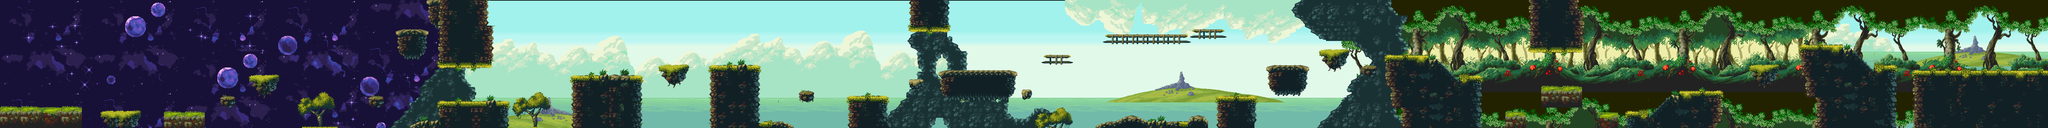

Rendered tile map (Tiled .tmx) drawn with the repository's tilesets; below, a short description and the map source with its tile grids summarised:
An orthogonal 400x25 tile map with 32x32 px tiles, 2 tile layers (backgroundLayer, collideLayer), 2 tilesets and 2 objects (start, end).

<map version="1.9" tiledversion="1.9.2" orientation="orthogonal" renderorder="right-down" width="400" height="25" tilewidth="32" tileheight="32" infinite="0" nextlayerid="4" nextobjectid="6">
 <editorsettings>
  <export target="level_1_test_2..tmj" format="json" />
 </editorsettings>
 <tileset firstgid="1" name="level_1_bg" tilewidth="32" tileheight="32" tilecount="10025" columns="401">
  <image source="level_1_bg.png" width="12832" height="804" />
 </tileset>
 <tileset firstgid="10026" name="level_1_platform" tilewidth="32" tileheight="32" tilecount="10025" columns="401">
  <image source="level_1_platform.png" width="12832" height="804" />
 </tileset>
 <layer id="1" name="backgroundLayer" width="400" height="25" locked="1">
  <data>[10000 cells, 10000 non-empty, 10000 distinct tile ids]</data>
 </layer>
 <layer id="2" name="collideLayer" width="400" height="25" locked="1">
  <data>[10000 cells, 10000 non-empty, 10000 distinct tile ids]</data>
 </layer>
 <objectgroup id="3" name="objectLayer">
  <object id="3" name="start" x="167" y="651">
   <point />
  </object>
  <object id="5" name="end" x="12628" y="431">
   <point />
  </object>
 </objectgroup>
</map>
